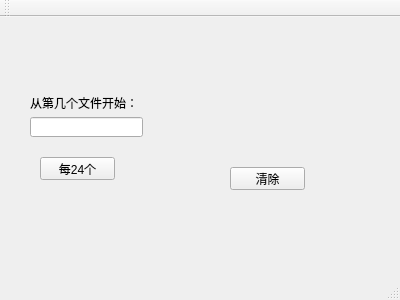
<?xml version="1.0" encoding="UTF-8"?>
<ui version="4.0">
 <class>MainWindow</class>
 <widget class="QMainWindow" name="MainWindow">
  <property name="geometry">
   <rect>
    <x>0</x>
    <y>0</y>
    <width>400</width>
    <height>300</height>
   </rect>
  </property>
  <property name="windowTitle">
   <string>MainWindow</string>
  </property>
  <widget class="QWidget" name="centralWidget">
   <widget class="QPushButton" name="pushButton">
    <property name="geometry">
     <rect>
      <x>40</x>
      <y>140</y>
      <width>75</width>
      <height>23</height>
     </rect>
    </property>
    <property name="text">
     <string>每24个</string>
    </property>
   </widget>
   <widget class="QLineEdit" name="lineEdit">
    <property name="geometry">
     <rect>
      <x>30</x>
      <y>100</y>
      <width>113</width>
      <height>20</height>
     </rect>
    </property>
   </widget>
   <widget class="QPushButton" name="pushButton_2">
    <property name="geometry">
     <rect>
      <x>230</x>
      <y>150</y>
      <width>75</width>
      <height>23</height>
     </rect>
    </property>
    <property name="text">
     <string>清除</string>
    </property>
   </widget>
   <widget class="QLabel" name="label">
    <property name="geometry">
     <rect>
      <x>30</x>
      <y>70</y>
      <width>121</width>
      <height>31</height>
     </rect>
    </property>
    <property name="text">
     <string>从第几个文件开始：</string>
    </property>
   </widget>
  </widget>
  <widget class="QMenuBar" name="menuBar">
   <property name="geometry">
    <rect>
     <x>0</x>
     <y>0</y>
     <width>400</width>
     <height>23</height>
    </rect>
   </property>
  </widget>
  <widget class="QToolBar" name="mainToolBar">
   <attribute name="toolBarArea">
    <enum>TopToolBarArea</enum>
   </attribute>
   <attribute name="toolBarBreak">
    <bool>false</bool>
   </attribute>
  </widget>
  <widget class="QStatusBar" name="statusBar"/>
 </widget>
 <layoutdefault spacing="6" margin="11"/>
 <resources/>
 <connections/>
</ui>
